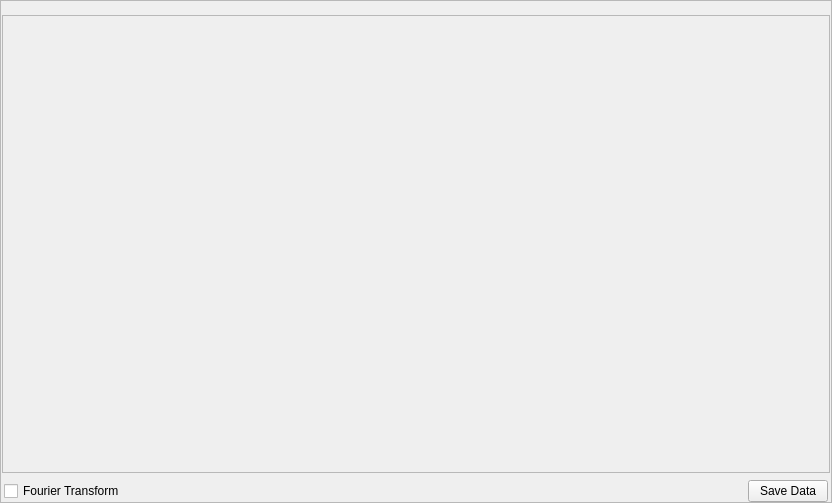
<?xml version="1.0" encoding="UTF-8"?>
<ui version="4.0">
 <class>MainWindow</class>
 <widget class="QMainWindow" name="MainWindow">
  <property name="geometry">
   <rect>
    <x>0</x>
    <y>0</y>
    <width>832</width>
    <height>503</height>
   </rect>
  </property>
  <property name="windowTitle">
   <string>MainWindow</string>
  </property>
  <widget class="QWidget" name="centralwidget">
   <layout class="QGridLayout" name="gridLayout_3">
    <property name="margin">
     <number>0</number>
    </property>
    <item row="0" column="0">
     <widget class="QFrame" name="widgetFrameOuter">
      <property name="sizePolicy">
       <sizepolicy hsizetype="Preferred" vsizetype="Preferred">
        <horstretch>0</horstretch>
        <verstretch>0</verstretch>
       </sizepolicy>
      </property>
      <property name="styleSheet">
       <string notr="true"/>
      </property>
      <property name="frameShape">
       <enum>QFrame::StyledPanel</enum>
      </property>
      <property name="frameShadow">
       <enum>QFrame::Raised</enum>
      </property>
      <property name="class" stdset="0">
       <string>PeripheralCollection</string>
      </property>
      <layout class="QGridLayout" name="gridLayout">
       <property name="leftMargin">
        <number>0</number>
       </property>
       <property name="topMargin">
        <number>3</number>
       </property>
       <property name="rightMargin">
        <number>0</number>
       </property>
       <property name="bottomMargin">
        <number>0</number>
       </property>
       <item row="0" column="0">
        <widget class="QFrame" name="frame">
         <property name="frameShape">
          <enum>QFrame::NoFrame</enum>
         </property>
         <property name="frameShadow">
          <enum>QFrame::Raised</enum>
         </property>
         <layout class="QVBoxLayout" name="verticalLayout">
          <property name="margin">
           <number>2</number>
          </property>
          <item>
           <layout class="QHBoxLayout" name="WidgetLayout"/>
          </item>
         </layout>
        </widget>
       </item>
       <item row="0" column="1">
        <widget class="QFrame" name="frame_4">
         <property name="sizePolicy">
          <sizepolicy hsizetype="Maximum" vsizetype="Preferred">
           <horstretch>0</horstretch>
           <verstretch>0</verstretch>
          </sizepolicy>
         </property>
         <property name="minimumSize">
          <size>
           <width>10</width>
           <height>0</height>
          </size>
         </property>
         <property name="frameShape">
          <enum>QFrame::NoFrame</enum>
         </property>
         <property name="frameShadow">
          <enum>QFrame::Raised</enum>
         </property>
         <layout class="QHBoxLayout" name="ControlsLayout">
          <property name="spacing">
           <number>6</number>
          </property>
          <property name="margin">
           <number>0</number>
          </property>
         </layout>
        </widget>
       </item>
       <item row="1" column="0" colspan="2">
        <widget class="QFrame" name="frame_2">
         <property name="sizePolicy">
          <sizepolicy hsizetype="Preferred" vsizetype="Preferred">
           <horstretch>0</horstretch>
           <verstretch>0</verstretch>
          </sizepolicy>
         </property>
         <property name="minimumSize">
          <size>
           <width>0</width>
           <height>50</height>
          </size>
         </property>
         <property name="frameShape">
          <enum>QFrame::NoFrame</enum>
         </property>
         <property name="frameShadow">
          <enum>QFrame::Raised</enum>
         </property>
         <property name="class" stdset="0">
          <string>PeripheralCollectionInner</string>
         </property>
         <layout class="QGridLayout" name="gridLayout_2">
          <property name="horizontalSpacing">
           <number>1</number>
          </property>
          <property name="verticalSpacing">
           <number>2</number>
          </property>
          <property name="margin">
           <number>1</number>
          </property>
          <item row="1" column="0">
           <widget class="QScrollArea" name="scrollArea">
            <property name="widgetResizable">
             <bool>true</bool>
            </property>
            <widget class="QWidget" name="scrollAreaWidgetContents">
             <property name="geometry">
              <rect>
               <x>0</x>
               <y>0</y>
               <width>826</width>
               <height>424</height>
              </rect>
             </property>
             <layout class="QGridLayout" name="gridLayout_4">
              <property name="margin">
               <number>2</number>
              </property>
              <property name="spacing">
               <number>2</number>
              </property>
              <item row="0" column="0">
               <layout class="QGridLayout" name="plot_area"/>
              </item>
             </layout>
            </widget>
           </widget>
          </item>
         </layout>
        </widget>
       </item>
       <item row="2" column="0" colspan="2">
        <widget class="QFrame" name="frame_3">
         <property name="frameShape">
          <enum>QFrame::NoFrame</enum>
         </property>
         <property name="frameShadow">
          <enum>QFrame::Raised</enum>
         </property>
         <layout class="QHBoxLayout" name="horizontalLayout">
          <property name="spacing">
           <number>2</number>
          </property>
          <property name="leftMargin">
           <number>3</number>
          </property>
          <property name="topMargin">
           <number>0</number>
          </property>
          <property name="rightMargin">
           <number>3</number>
          </property>
          <property name="bottomMargin">
           <number>0</number>
          </property>
          <item>
           <widget class="QCheckBox" name="checkBox">
            <property name="maximumSize">
             <size>
              <width>16777215</width>
              <height>16777215</height>
             </size>
            </property>
            <property name="text">
             <string>Fourier Transform</string>
            </property>
            <property name="checkable">
             <bool>true</bool>
            </property>
           </widget>
          </item>
          <item>
           <spacer name="horizontalSpacer">
            <property name="orientation">
             <enum>Qt::Horizontal</enum>
            </property>
            <property name="sizeHint" stdset="0">
             <size>
              <width>40</width>
              <height>20</height>
             </size>
            </property>
           </spacer>
          </item>
          <item>
           <widget class="QPushButton" name="pushButton_2">
            <property name="text">
             <string>Save Data</string>
            </property>
           </widget>
          </item>
         </layout>
        </widget>
       </item>
      </layout>
     </widget>
    </item>
   </layout>
  </widget>
  <widget class="QMenuBar" name="menubar">
   <property name="geometry">
    <rect>
     <x>0</x>
     <y>0</y>
     <width>832</width>
     <height>25</height>
    </rect>
   </property>
  </widget>
 </widget>
 <resources/>
 <connections>
  <connection>
   <sender>pushButton_2</sender>
   <signal>clicked()</signal>
   <receiver>MainWindow</receiver>
   <slot>saveData()</slot>
   <hints>
    <hint type="sourcelabel">
     <x>782</x>
     <y>498</y>
    </hint>
    <hint type="destinationlabel">
     <x>847</x>
     <y>494</y>
    </hint>
   </hints>
  </connection>
  <connection>
   <sender>checkBox</sender>
   <signal>toggled(bool)</signal>
   <receiver>MainWindow</receiver>
   <slot>fft(bool)</slot>
   <hints>
    <hint type="sourcelabel">
     <x>101</x>
     <y>487</y>
    </hint>
    <hint type="destinationlabel">
     <x>96</x>
     <y>515</y>
    </hint>
   </hints>
  </connection>
 </connections>
 <slots>
  <slot>saveData()</slot>
  <slot>fft(bool)</slot>
 </slots>
</ui>
